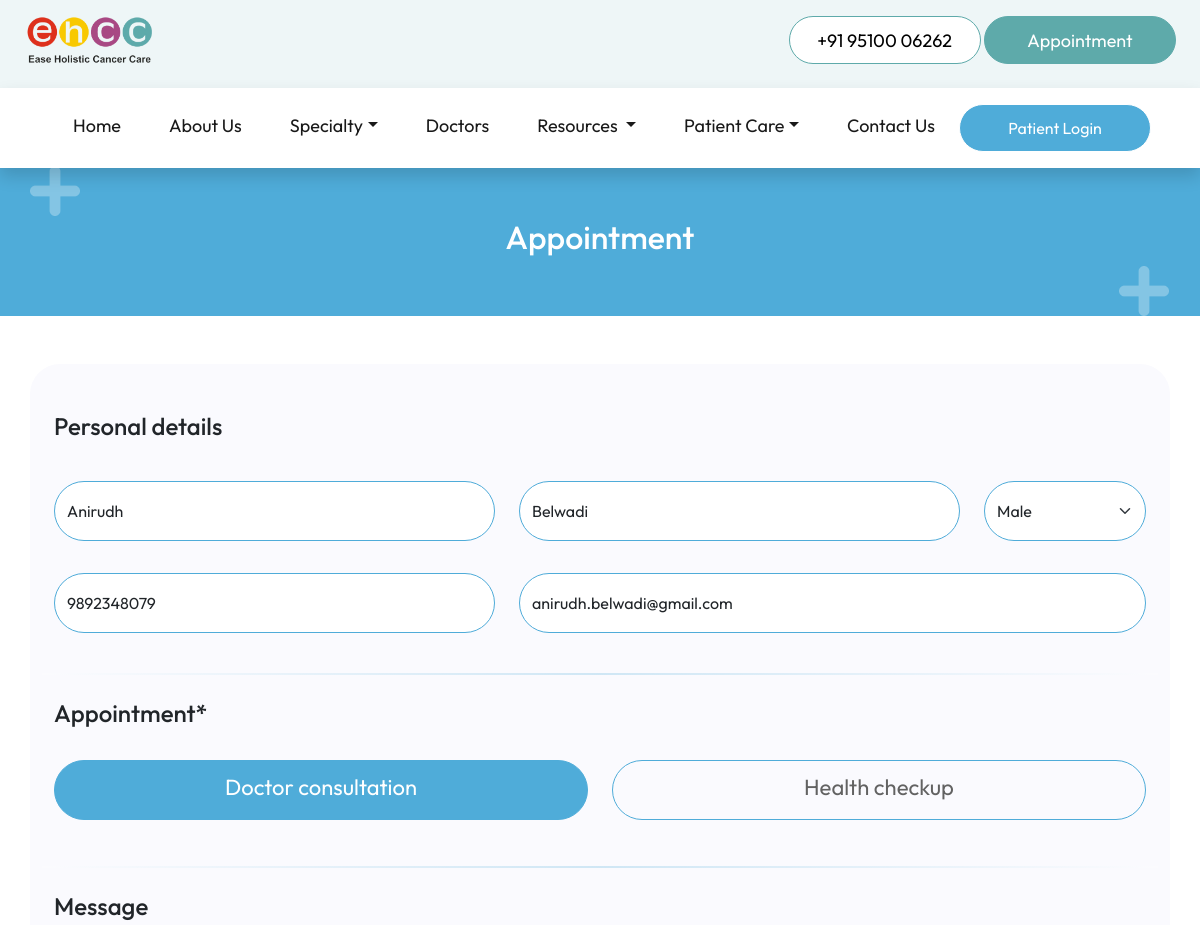
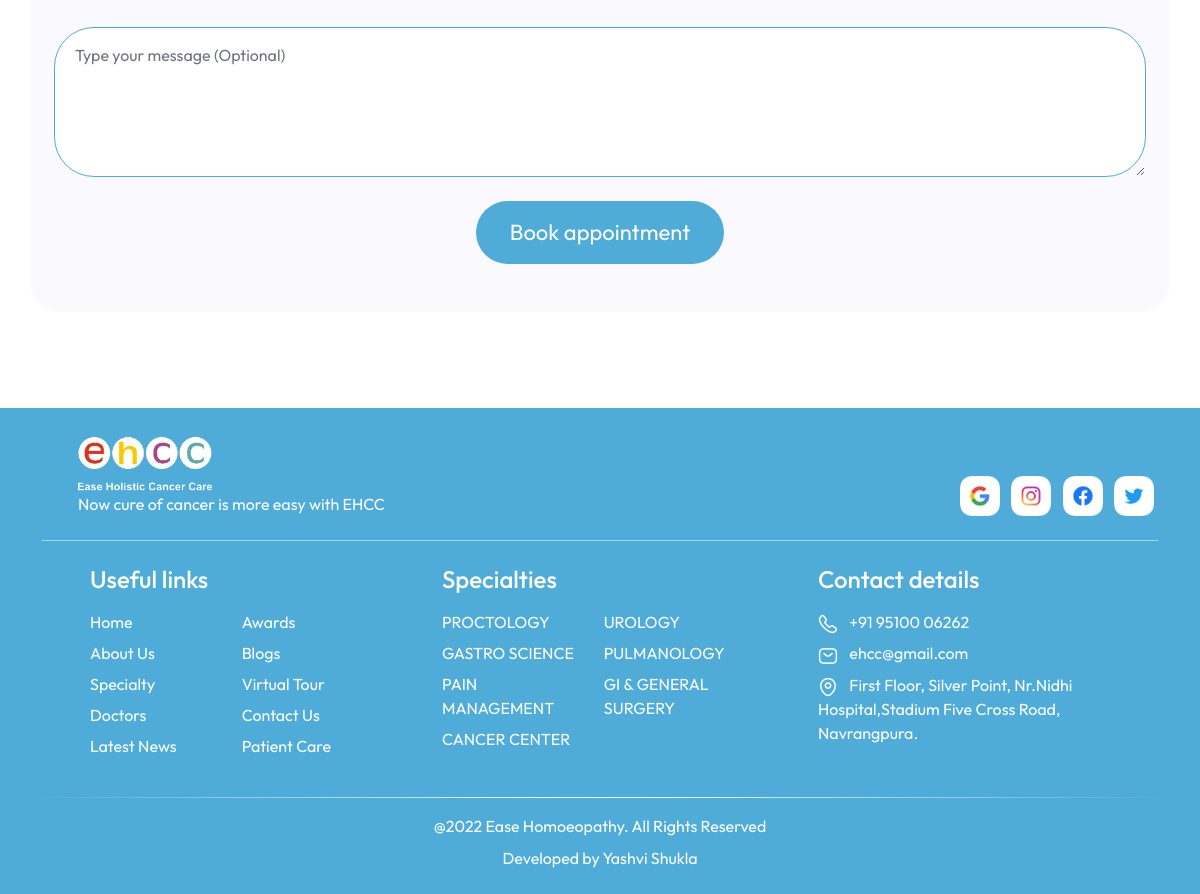
/appointment/ (signed in), run on the app's committed database (2 pictures, top to bottom).
### tables this page shows
CREATE TABLE "patient" (
	"id"	INTEGER,
	"first_name"	TEXT,
	"last_name"	TEXT,
	"mobile"	NUMERIC,
	"email"	TEXT,
	"password"	TEXT
, "gender"	TEXT, "logged_in"	TEXT);

CREATE TABLE "social_links" (
	"social_name"	TEXT,
	"social_link"	TEXT
);

CREATE TABLE "specialty" (
	"id"	INTEGER,
	"name"	TEXT,
	"description"	TEXT
, "illustration"	TEXT);

### flask_app.py (the view, shortened to what this page needs)
@app.route('/appointment/', methods=['GET', 'POST'])
def appointment():
    database_connection = sqlite3.connect(database_location)
    database_cursor = database_connection.cursor()
    if 'patient_email' in session:
        patient_data = database_cursor.execute("SELECT first_name,last_name,mobile,email,gender FROM patient WHERE email=?", (session['patient_email'],))
        patient_data = patient_data.fetchone()
        return render_template('appointment.html',social_links=social_links, message=None, patient_data=patient_data, navbar_specialties=navbar_specialties, navbar_diseases=navbar_diseases)
    return render_template('appointment.html',social_links=social_links, message=None, navbar_specialties=navbar_specialties, navbar_diseases=navbar_diseases)

### templates/appointment.html (shortened to what this page needs)
<!DOCTYPE html>
<html lang="en">
<head>
  <link href="https://cdn.jsdelivr.net/npm/bootstrap@5.2.0/dist/css/bootstrap.min.css" rel="stylesheet"
>
  <link rel="stylesheet" href="../static/stylesheets/common.css">
  <link rel="stylesheet" href="../static/stylesheets/appointment.css">
</head>
<body>
  {% include 'navbar.html' %}
  <header>
    <div class="container h-100 mt-3">
      <div class="row h-100 align-items-center">
        <h2 class="text-center text-white">
          Appointment
        </h2>
      </div>
    </div>
  </header>
  <section>
    <div class="container py-5 mt-5 px-4" style="background-color: #FAFAFE; border-radius: 30px;">
      <form action="/appointment/" method="post" autocomplete="on">
        <div class="row">
          <h4 class="mb-4">
            Personal details
          </h4>
          {% if 'patient_email' in session %}
          <div class="col-lg-5 my-3">
            <div class="form-group">
              <input type="text" class="form-control" id="first_name" name="first_name"
                placeholder="First name* (Nilesh)" required value="{{patient_data[0]}}" maxlength="20">
            </div>
          </div>
          <div class=" col-lg-5 my-3">
            <div class="form-group">
              <input type="text" class="form-control" id="last_name" name="last_name" placeholder="Last name* (Bhatt)"
                maxlength="20" required value="{{patient_data[1]}}">
            </div>
          </div>
          <div class="col-lg-2 my-3">
            <select class="form-select" id="gender" name="gender" required>
              {% if patient_data[4] == 'male' %}
              <option value="male" selected>Male</option>
              {% elif patient_data[4] == 'female' %}
              <option value="" disabled hidden>Gender*</option>
              <option value="male">Male</option>
              <option value="female" selected>Female</option>
              <option value="other">Other</option>
              {% elif patient_data[4] == 'other' %}
              <option value="" disabled hidden>Gender*</option>
              <option value="male">Male</option>
              <option value="female">Female</option>
              <option value="other" selected>Other</option>
              {% else %}
              <option value="" selected disabled hidden>Gender*</option>
              <option value="male">Male</option>
              <option value="female">Female</option>
              <option value="other">Other</option>
              {% endif %}
            </select>
          </div>
          <div class="col-lg-5 my-3">
            <div class="form-group">
              <input type="tel" class="form-control" id="number" name="number" pattern="[0-9]{10}" required
                placeholder="Phone number* (99XXXXXXXX)" value="{{patient_data[2]}}">
            </div>
          </div>
          <div class="col-lg-7 my-3">
            <div class="form-group">
              <input type="email" class="form-control" id="email" name="email"
                placeholder="Email ID* (nilesh.bhatt@gmail.com)" required value="{{patient_data[3]}}" maxlength="60">
            </div>
          </div>
          {% endif %}
          <hr class="my-4"
            style="background: linear-gradient(90deg, #FFFFFF 0%, #4FACD9 50%, #FFFFFF 100%) !important;  height: 2px; border: none;">
          <h4>
            Appointment*
          </h4>
          <div class="col-lg-6 py-4 mb-4 position-relative">
            <label>
              <span>Doctor consultation</span>
            </label>
          </div>
          <div class="col-lg-6 py-4 position-relative">
            <label>
              <span>Health checkup</span>
            </label>
          </div>
          <hr class="mb-4 mt-5"
            style="background: linear-gradient(90deg, #FFFFFF 0%, #4FACD9 50%, #FFFFFF 100%) !important;  height: 2px; border: none;">
          <h4>
            Message
          </h4>
          <div class="col-12 py-4">
            <textarea class="form-control" id="message" rows="5" name="message" maxlength="200"
              placeholder="Type your message (Optional)"></textarea>
          </div>
          <div class="col-12 text-center">
            <button id="submit_button" type="submit">
              Book appointment
            </button>
          </div>
        </div>
      </form>
    </div>
  </section>
  <br><br><br><br>
  {% include 'footer.html' %}
</body>
</html>

### templates/footer.html (shortened to what this page needs)
<div class="footer">
    <div class="container">
        <div class="row align-items-end">
            <div class="col-md-8 px-md-5 mt-4 mb-3">
                <img src="../../static/images/logo/footer_logo.png" alt="Hospital logo" height="60" />
                <p class="text-white mb-0">
                    Now cure of cancer is more easy with EHCC
                </p>
            </div>
            <div class="col-md-4 pt-4 mb-3 text-md-end">
                {% for social in social_links %}
                <a href="{{social[1]}}">
                    <img src="../../static/images/logo/{{social[0]}}_icon.png" alt="{{social[0]}} logo"
                        class="img-fluid mx-1" style="height: 40px; width: auto;" />
                </a>
                {% endfor %}
            </div>
        </div>
        <div class="footer_line mt-2"></div>
        <div class="row text-white pt-4 ps-md-5 footer_links align-items-start">
            <div class="col-md-4 col-sm-6 mb-4">
                <h4 class="mb-3">Useful links</h4>
                <div class="row">
                    <div class="col-xl-5 col-sm-12 col-6">
                        <a href="/">
                            <p>Home</p>
                        </a>
                        <a href="/about/">
                            <p>About Us</p>
                        </a>
                        <a href="/specialty/">
                            <p>Specialty</p>
                        </a>
                        <a href="/doctors/">
                            <p>Doctors</p>
                        </a>
                        <a href="/news/">
                            <p>Latest News</p>
                        </a>
                    </div>
                    <div class="col-xl-5 col-sm-12 col-6">
                        <a href="/awards/">
                            <p>Awards</p>
                        </a>
                        <a href="/blogs/">
                            <p>Blogs</p>
                        </a>
                        <a href="/virtualTour/">
                            <p>Virtual Tour</p>
                        </a>
                        <a href="/contact/">
                            <p>Contact Us</p>
                        </a>
                        <a href="#">
                            <p>Patient Care</p>
                        </a>
                    </div>
                </div>
            </div>
            <div class="col-md-4 col-sm-6 mb-4 g-md-0">
                <h4 class="mb-3">
                    <a href="/specialty/">
                        Specialties
                    </a>
                </h4>
                <div class="row">
                    <div class="col-xl-5 col-sm-12 col-6">
                        {% for i in range (0,navbar_specialties|length) %}
                        <a href="/diseases/{{navbar_specialties[i][0]}}/">
                            <p>
                                {{ navbar_specialties[i][1] }}
                            </p>
                        </a>
                        {% endfor %}
                    </div>
                    {% if navbar_specialties|length > 4 %}
                    <div class="col-xl-5 col-sm-12 col-6">
                        {% for i in range (4,navbar_specialties|length) %}
                        <a href="/diseases/{{navbar_specialties[i][0]}}/">
                            <p>
                                {{ navbar_specialties[i][1] }}
                            </p>
                        </a>
                        {% endfor %}
                    </div>
                    {% endif %}
                </div>
            </div>
            <div class="col-md-4 col-sm-12">
                <h4 class="mb-3">Contact details</h4>
                <p>
                    <a href="tel:919510006262">
                        <img src="../../static/images/logo/footercall_icon.png" alt="call logo" />
                        <span class="ps-2">+91 95100 06262</span>
                    </a>
                </p>
                <p>
                    <a href="mailto:ehcc@gmail.com">
                        <img src="../../static/images/logo/mail_icon.png" alt="mail icon" />
                        <span class="ps-2">ehcc@gmail.com</span>
                    </a>
                </p>
                <p>
                    <a href="https://goo.gl/maps/SUXSNEnxhgQroknp9" target="_blank">
                        <img src="../../static/images/logo/location_icon.png" alt="location icon" />
                        <span class="ps-2">
                            First Floor, Silver Point, Nr.Nidhi Hospital,Stadium Five Cross Road, Navrangpura.
                        </span>
                    </a>
                </p>
            </div>
        </div>
        <div class="row my-2">
            <div class="footer_line_2"></div>
        </div>
        <div class="row text-white">
            <div class="py-2 text-center">
                @2022 Ease Homoeopathy. All Rights Reserved
            </div>
            <div class="text-center">
                Developed by <a href="" class="footer_credit">Yashvi Shukla</a></br></br>
            </div>
        </div>
    </div>
</div>

### static/stylesheets/common.css (style rules this page uses)
html, body { overflow-x: hidden; }
body { margin-top: 150px; }
* { margin: 0; padding: 0; box-sizing: border-box; font-family: "Outfit", sans-serif; }
:root { --nav-color: #EEF6F7; --primary-color: #5eaaaa; --heading-color: #4facd9; --section-background-color: #cae6f4; --contact-background-color: #284f4f; }
a { color: unset; text-decoration: none; cursor: pointer; }
.footer { background-color: var(--heading-color); }
.footer_line { height: 1px; background-color: rgba(255, 255, 255, 0.521); }
.footer_line_2 { height: 1px; background: linear-gradient(to right, rgba(40, 79, 79, 0) 0%, white 50%, rgba(40, 79, 79, 0) 100%); }
.footer_credit { text-decoration: none; color: white; }
.footer_links p { margin-bottom: 7px !important; cursor: pointer; }

### static/stylesheets/appointment.css (style rules this page uses)
header { background: url(../images/elements/header_title.png) no-repeat; height: 150px; width: 100%; background-size: cover; background-position: center; }
input, select, textarea { border-radius: 52px !important; height: 60px; outline: none; border: 1px solid #4facd9 !important; color: #626262; }
textarea { height: 150px; border-radius: 40px !important; padding: 15px 20px !important; }
label { display: block; padding: 5px; position: relative; padding-left: 20px; }
label span { border: 1px solid #4facd9; width: 100%; height: 60px; position: absolute; overflow: hidden; line-height: 1; text-align: center; border-radius: 52px; font-size: 22px; color: #626262; left: 0; top: 0; padding: 15px; }
input:checked+span { background: #4facd9; transition: 0.4s; color: white; }
#submit_button { background: #4facd9; border: none; color: white; border-radius: 52px; font-size: 22px; width: 248px; padding: 15px 15px; }

### data on the page
patient: first_name "Anirudh", last_name "Belwadi", gender "Male", number "9892348079", email "anirudh.belwadi@gmail.com"
social_links: social_name (picture)
social_links: social_name (picture)
social_links: social_name (picture)
social_links: social_name (picture)
specialty: name "PROCTOLOGY"
specialty: name "GASTRO SCIENCE"
specialty: name "PAIN MANAGEMENT"
specialty: name "CANCER CENTER"
specialty: name "UROLOGY"
specialty: name "PULMANOLOGY"
specialty: name "GI & GENERAL SURGERY"
